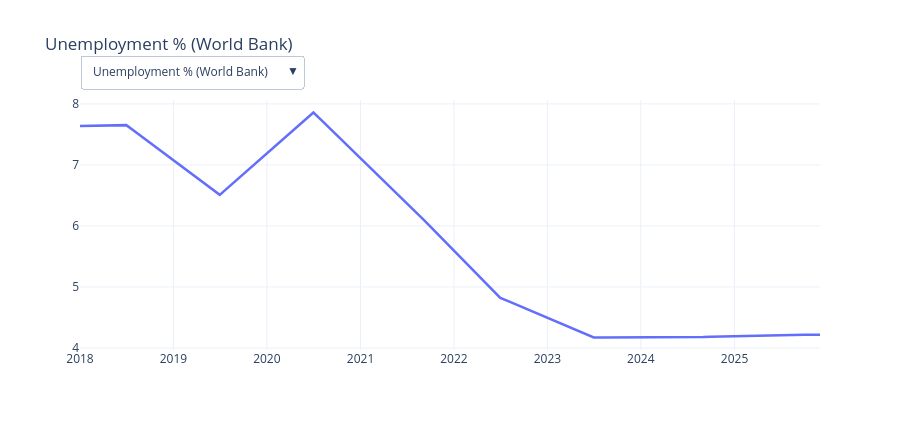

The notebook cell saved with this chart:
### Markdown cell above
### 4c. Macro drivers from the APIs (dropdown to switch indicator)

### Code cell
macro = pd.read_csv(os.path.join(DATA_DIR, 'external', 'macro_india_monthly.csv'), parse_dates=['date'])
macro = macro[macro['date'] >= '2018-01-01']
indicators = {'unemployment_rate': 'Unemployment % (World Bank)', 'gdp_growth': 'Real GDP growth % (World Bank)', 'cpi_inflation_yoy': 'CPI inflation YoY % (FRED)',
              'call_money_rate': 'Call-money rate % (FRED)', 'gsec_10y_yield': '10Y G-sec yield % (FRED)', 'inr_per_usd': 'INR per USD (FRED)'}
fig_macro = go.Figure()
for i, (col, label) in enumerate(indicators.items()):
    fig_macro.add_trace(go.Scatter(x=macro['date'], y=macro[col], name=label, visible=(i == 0), line=dict(width=2.5)))
buttons = [dict(label=label, method='update', args=[{'visible': [j == i for j in range(len(indicators))]}, {'title': label}]) for i, label in enumerate(indicators.values())]
fig_macro.update_layout(updatemenus=[dict(buttons=buttons, x=0, y=1.18, xanchor='left')], title=list(indicators.values())[0], height=430, template='plotly_white')
fig_macro.show()
